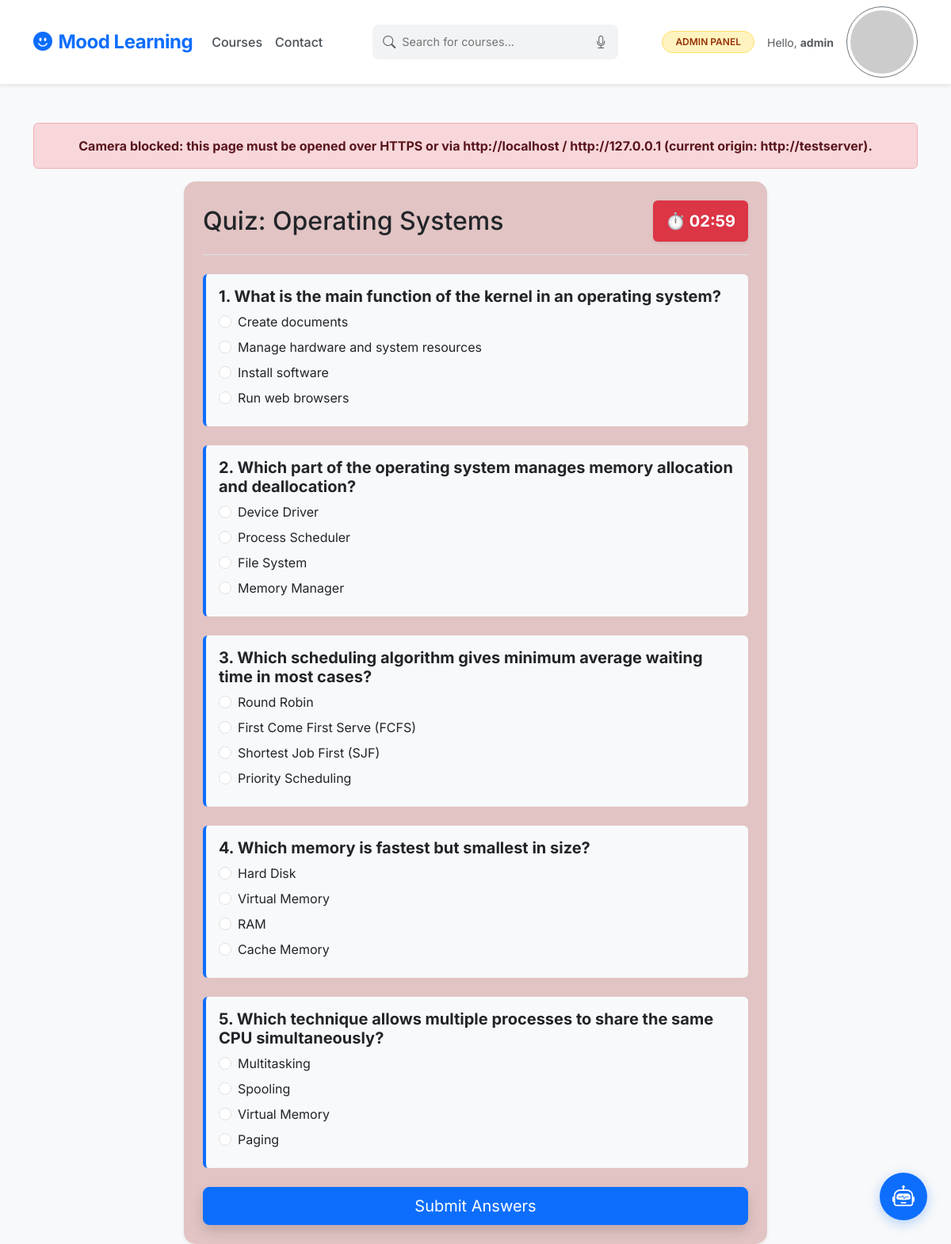
The page /quiz/98/ (signed in) on the database its author committed.
### learning/models.py (models this page shows, shortened)
class Course(models.Model):
    stream = models.ForeignKey(Stream, on_delete=models.CASCADE,null=True, blank=True)
    title = models.CharField(max_length=255)
    description = models.TextField(default="No description provided.")
    image = models.ImageField(upload_to='course_images/', null=True, blank=True)
    thumbnail = models.ImageField(upload_to='courses/', blank=True, null=True) # Kept both image fields to avoid errors
    mood = models.CharField(max_length=50)
    ppt_file = models.FileField(upload_to='courses/ppts/', null=True, blank=True)
    audio_file = models.FileField(upload_to='courses/audio/', null=True, blank=True)
    assignment_desc = models.TextField(null=True, blank=True)
    price = models.DecimalField(max_digits=10, decimal_places=2, default=0.00)

class Quiz(models.Model):
    course = models.ForeignKey(Course, on_delete=models.CASCADE, related_name='quizzes')
    question = models.CharField(max_length=300)
    option1 = models.CharField(max_length=100)
    option2 = models.CharField(max_length=100)
    option3 = models.CharField(max_length=100)
    option4 = models.CharField(max_length=100)
    correct_option = models.CharField(max_length=1) # '1', '2', '3', or '4'

### learning/views.py (the view, shortened to what this page needs)
# urls.py: path('quiz/<int:course_id>/', views.take_quiz, name='take_quiz'),
@login_required
def take_quiz(request, course_id):
    course = get_object_or_404(Course, id=course_id)
    quizzes = list(Quiz.objects.filter(course=course).order_by('?'))
    for quiz in quizzes:
        opts = [{'id': 1, 'text': quiz.option1}, {'id': 2, 'text': quiz.option2}, {'id': 3, 'text': quiz.option3}, {'id': 4, 'text': quiz.option4}]
        random.shuffle(opts)
        quiz.shuffled_options = opts
    return render(request, 'learning/take_quiz.html', {'course': course, 'quizzes': quizzes})

### moodproject/dev_csrf.py (called while the page is built)
def _is_local_origin(origin: str) -> bool:
    if not origin:
        return False
    try:
        host = urlparse(origin).hostname
    except Exception:
        return False
    return host in _LOCAL_HOSTS

    def process_view(self, request, callback, callback_args, callback_kwargs):
        if settings.DEBUG:
            origin = request.META.get("HTTP_ORIGIN") or request.META.get("HTTP_REFERER")
            host = request.get_host().split(":")[0]
            if _is_local_origin(origin) or host in _LOCAL_HOSTS:
                return None
        return super().process_view(request, callback, callback_args, callback_kwargs)

    def __call__(self, request):
        response = self.get_response(request)
        ctype = response.get("Content-Type", "")
        if ctype.startswith("text/html") and "charset" not in ctype.lower():
            response["Content-Type"] = "text/html; charset=utf-8"
        return response

### learning/templates/templates/learning/take_quiz.html (shortened to what this page needs)
{% extends 'learning/base.html' %}
{% block content %}
<div id="camera-warning" class="alert alert-danger text-center fw-bold d-none" role="alert">
</div>
<div class="row justify-content-center">
    <div class="col-md-8">
        <div class="card glass-card p-4 shadow-sm border-0">
            <div class="d-flex justify-content-between align-items-center mb-4 border-bottom pb-3">
                <h2 class="m-0">Quiz: {{ course.title }}</h2>
                <div id="quiz-timer" class="badge bg-danger p-3 fs-5 shadow-sm">
                    ⏱️ <span id="timer-clock">03:00</span>
                </div>
            </div>
            <form method="post" id="quizForm">
                {% for quiz in quizzes %}
                <div class="mb-4 p-3 rounded bg-light border-start border-primary border-4">
                    <h5 class="fw-bold">{{ forloop.counter }}. {{ quiz.question }}</h5>
                    {% for option in quiz.shuffled_options %}
                    <div class="form-check mb-2">
                        <input class="form-check-input" type="radio"
                               name="{{ quiz.id }}"
                               id="q{{ quiz.id }}_{{ forloop.counter }}"
                               value="{{ option.id }}" required>
                        <label class="form-check-label" for="q{{ quiz.id }}_{{ forloop.counter }}">
                            {{ option.text }}
                        </label>
                    </div>
                    {% endfor %}
                </div>
                {% endfor %}
                <button type="submit" class="btn btn-primary btn-lg w-100 shadow">Submit Answers</button>
            </form>
        </div>
    </div>
</div>
{% endblock %}

### learning/templates/templates/learning/navbar.html (shortened to what this page needs)
<!DOCTYPE html>
<html lang="en">
<head>
    <link href="https://cdn.jsdelivr.net/npm/bootstrap@5.3.0/dist/css/bootstrap.min.css" rel="stylesheet">
    <link rel="stylesheet" href="https://cdn.jsdelivr.net/npm/bootstrap-icons@1.11.1/font/bootstrap-icons.css">
</head>
<body>
<nav class="navbar navbar-expand-lg sticky-top py-2 shadow-sm">
    <div class="container">
        <a class="navbar-brand fs-4" href="{% url 'index' %}">
            <i class="bi bi-emoji-smile-fill me-2"></i>Mood Learning
        </a>
        <div class="collapse navbar-collapse" id="navContent">
            <ul class="navbar-nav me-auto">
                <li class="nav-item"><a class="nav-link" href="{% url 'mood_select' %}">Courses</a></li>
                <li class="nav-item"><a class="nav-link" href="{% url 'contact' %}">Contact</a></li>
            </ul>
            {% if request.resolver_match.url_name != 'login' and request.resolver_match.url_name != 'register' %}
            <form class="d-none d-lg-flex mx-auto" action="{% url 'recommend_courses' %}" method="GET">
                <div class="search-container-pro d-flex align-items-center">
                    <i class="bi bi-search text-muted"></i>
                    <input type="text" id="searchInput" name="search" class="search-input-pro" placeholder="Search for courses...">
                    <button class="btn btn-link p-0 text-muted" type="button" onclick="startDictation()">
                        <i class="bi bi-mic"></i>
                    </button>
                </div>
            </form>
            {% endif %}
            <ul class="navbar-nav ms-auto align-items-center">
                {% if user.is_authenticated %}
                    {% if user.is_staff %}
                    <li class="nav-item me-3">
                        <a class="btn btn-sm admin-badge rounded-pill px-3" href="{% url 'admin_dashboard' %}">ADMIN PANEL</a>
                    </li>
                    {% endif %}
                    <li class="nav-item d-none d-lg-block me-3">
                        <span class="small text-muted">Hello, <strong>{{ user.username }}</strong></span>
                    </li>
                    <li class="nav-item">
                        <button class="btn btn-outline-secondary btn-sm rounded-circle p-1"
                                type="button" data-bs-toggle="offcanvas" data-bs-target="#rightSidebar">
                            <img src="https://ui-avatars.com/api/?name={{ user.username }}&background=0D6EFD&color=fff&size=32" class="rounded-circle" alt="user">
                        </button>
                    </li>
                {% else %}
                    <li class="nav-item"><a class="nav-link me-2" href="{% url 'login' %}">Sign In</a></li>
                    <li class="nav-item"><a class="btn btn-primary btn-sm rounded-pill px-4" href="{% url 'register' %}">Register</a></li>
                {% endif %}
            </ul>
        </div>
    </div>
</nav>
<div class="ai-chat-launcher" onclick="toggleChat()">
    <i class="bi bi-robot text-white fs-3"></i>
</div>
</body>
</html>

### learning/templates/templates/learning/base.html (style rules this page uses)
body { font-family: 'Poppins', sans-serif; background: #f8f9fa; }
.glass-card { background: white; border-radius: 1rem; border: none; box-shadow: 0 10px 25px rgba(0,0,0,0.1); }
.btn-primary { background: #4e73df; border: none; padding: 0.8rem; border-radius: 0.5rem; transition: 0.3s; }

### learning/templates/templates/learning/navbar.html (style rules this page uses)
body { font-family: 'Inter', sans-serif; background-color: #f8f9fa; }
.navbar { background-color: #ffffff !important; border-bottom: 1px solid #e9ecef; }
.navbar-brand { font-weight: 700; color: #0d6efd !important; letter-spacing: -0.5px; }
.nav-link { color: #495057 !important; font-weight: 500; transition: color 0.2s; }
.search-container-pro { background: #f1f3f5; border-radius: 8px; padding: 2px 12px; border: 1px solid transparent; transition: all 0.2s; }
.search-input-pro { border: none; background: transparent; outline: none; padding: 8px; width: 250px; font-size: 0.9rem; }
.admin-badge { background-color: #fff3bf; color: #963207; border: 1px solid #ffe066; font-weight: 600; font-size: 0.75rem; }
.ai-chat-launcher { position: fixed; bottom: 30px; right: 30px; width: 60px; height: 60px; background: #0d6efd; border-radius: 50%; box-shadow: 0 4px 15px rgba(13,110,253,0.3); cursor: pointer; display: flex; align-items: center; justify-content: center; z-index: 2000; transition: transform 0.2s ease-in-out; }

### learning/templates/templates/learning/take_quiz.html (style rules this page uses)
.glass-card { background: rgba(225, 193, 193, 0.95); backdrop-filter: blur(10px); border-radius: 15px; }
body { -webkit-user-select: none; user-select: none; }

### rows shown on the page
Course: title "Operating Systems"
Quiz: question "What is the main function of the kernel in an operating system?", text "Create documents" "Manage hardware and system resources" "Install software" "Run web browsers"
Quiz: question "Which part of the operating system manages memory allocation and deallocation?", text "Device Driver" "Process Scheduler" "File System" "Memory Manager"
Quiz: question "Which scheduling algorithm gives minimum average waiting time in most cases?", text "Round Robin" "First Come First Serve (FCFS)" "Shortest Job First (SJF)" "Priority Scheduling"
Quiz: question "Which memory is fastest but smallest in size?", text "Hard Disk" "Virtual Memory" "RAM" "Cache Memory"
Quiz: question "Which technique allows multiple processes to share the same CPU simultaneously?", text "Multitasking" "Spooling" "Virtual Memory" "Paging"

### other values the page prints
{{ user.username }} "admin"
